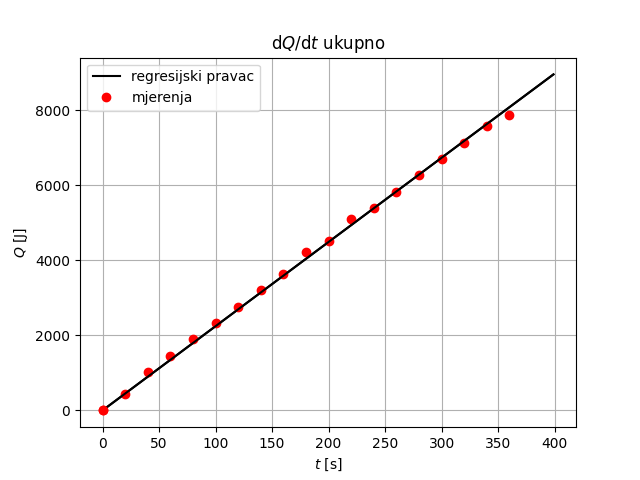

This figure's Python source:
from turtle import color
import matplotlib.pyplot as plt
import numpy as np
import math

# Data for plotting
x = np.arange(0, 400, 1)
y = 22.45606*x + 0

x1, y1 = (0, 0)
x2, y2 = (20, 437.235)
x3, y3 = (40, 1020.215)
x4, y4 = (60, 1457.45)
x5, y5 = (80, 1894.685)
x6, y6 = (100, 2331.92)
x7, y7 = (120, 2769.155)
x8, y8 = (140, 3206.39)
x9, y9 = (160, 3643.625)
x10, y10 = (180, 4226.605)
x11, y11 = (200, 4518.095)
x12, y12 = (220, 5101.075)
x13, y13 = (240, 5392.565)
x14, y14 = (260, 5829.8)
x15, y15 = (280, 6267.035)
x16, y16 = (300, 6704.27)
x17, y17 = (320, 7141.505)
x18, y18 = (340, 7578.74)
x19, y19 = (360, 7870.23)

fig, ax = plt.subplots()
ax.plot(x, y, color='k')
plt.plot(x1, y1, 'ro')
plt.plot(x2, y2, 'ro')
plt.plot(x3, y3, 'ro')
plt.plot(x4, y4, 'ro')
plt.plot(x5, y5, 'ro')
plt.plot(x6, y6, 'ro')
plt.plot(x7, y7, 'ro')
plt.plot(x8, y8, 'ro')
plt.plot(x9, y9, 'ro')
plt.plot(x10, y10, 'ro')
plt.plot(x11, y11, 'ro')
plt.plot(x12, y12, 'ro')
plt.plot(x13, y13, 'ro')
plt.plot(x14, y14, 'ro')
plt.plot(x15, y15, 'ro')
plt.plot(x16, y16, 'ro')
plt.plot(x17, y17, 'ro')
plt.plot(x18, y18, 'ro')
plt.plot(x19, y19, 'ro')

ax.set(xlabel='$t$ [s]', ylabel='$Q$ [J]')
ax.grid()

ax = plt.gca()
# ax.set_xlim([0.5, 1.1])
# ax.set_ylim([1, 2.4])

plt.plot(x, y, "-k", label="regresijski pravac")
plt.plot(x1, y1, "ro", label="mjerenja")
plt.legend(loc="upper left")
plt.title('d$Q$/d$t$ ukupno')

fig.savefig("vj5_Qt_sve.png")

plt.show()